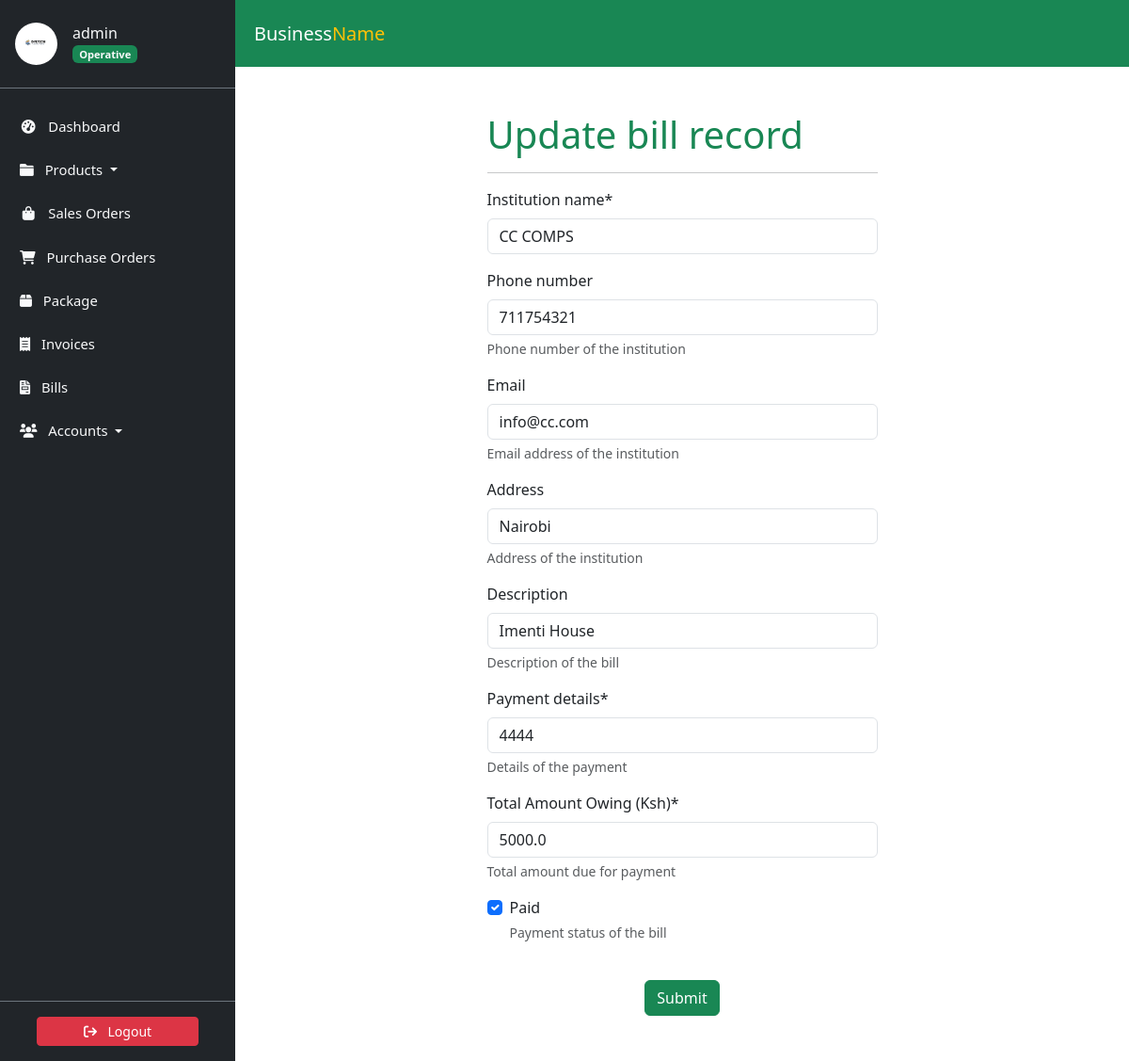
/bills/bill/bill/update/ (signed in), run on the app's committed database.
### accounts/models.py (models this page shows, shortened)
class Profile(models.Model):
    user = models.OneToOneField(
        User, on_delete=models.CASCADE, verbose_name='User'
    )
    slug = AutoSlugField(
        unique=True,
        verbose_name='Account ID',
        populate_from='email'
    )
    profile_picture = ProcessedImageField(
        default='profile_pics/default.jpg',
        upload_to='profile_pics',
        format='JPEG',
        processors=[ResizeToFill(150, 150)],
        options={'quality': 100}
    )
    telephone = PhoneNumberField(
        null=True, blank=True, verbose_name='Telephone'
    )
    email = models.EmailField(
        max_length=150, blank=True, null=True, verbose_name='Email'
    )
    first_name = models.CharField(
        max_length=30, blank=True, verbose_name='First Name'
    )
    last_name = models.CharField(
        max_length=30, blank=True, verbose_name='Last Name'
    )
    status = models.CharField(
        choices=STATUS_CHOICES,
        max_length=12,
        default='INA',
        verbose_name='Status'
    )
    role = models.CharField(
        choices=ROLE_CHOICES,
        max_length=12,
        blank=True,
        null=True,
        verbose_name='Role'
    )
    class Meta:
        ordering = ['slug']
        verbose_name = 'Profile'
        verbose_name_plural = 'Profiles'

### bills/models.py (models this page shows, shortened)
class Bill(models.Model):
    slug = AutoSlugField(unique=True, populate_from='date')
    date = models.DateTimeField(
        auto_now_add=True,
        verbose_name='Date (e.g., 2022/11/22)'
    )
    institution_name = models.CharField(
        max_length=30,
        blank=False,
        null=False
    )
    phone_number = models.PositiveIntegerField(
        blank=True,
        null=True,
        help_text='Phone number of the institution'
    )
    email = models.EmailField(
        blank=True,
        null=True,
        help_text='Email address of the institution'
    )
    address = models.CharField(
        max_length=255,
        blank=True,
        null=True,
        help_text='Address of the institution'
    )
    description = models.CharField(
        max_length=255,
        blank=True,
        null=True,
        help_text='Description of the bill'
    )
    payment_details = models.CharField(
        max_length=255,
        blank=False,
        null=False,
        help_text='Details of the payment'
    )
    amount = models.FloatField(
        verbose_name='Total Amount Owing (Ksh)',
        help_text='Total amount due for payment'
    )
    status = models.BooleanField(
        default=False,
        verbose_name='Paid',
        help_text='Payment status of the bill'
    )

### bills/views.py (the view, shortened to what this page needs)
class BillUpdateView(LoginRequiredMixin, UserPassesTestMixin, UpdateView):
    model = Bill
    template_name = 'bills/billupdate.html'
    fields = [
        'institution_name',
        'phone_number',
        'email',
        'address',
        'description',
        'payment_details',
        'amount',
        'status'
    ]
    def test_func(self):
        return self.request.user.profile in Profile.objects.all()

### bills/templates/bills/billupdate.html (shortened to what this page needs)
{% extends "store/base.html" %}
{% load static %}
{% load crispy_forms_tags %}
{% block title %}Update bill record{%endblock title%}{% block content %}
<div class="col container p-5">
    <div class="row">
        <div class="col-md-3 col-lg-3"></div>
          <div class="col-md-6 col-lg-6">
            <form method="POST" enctype="multipart/form-data">
                <section class="section-bg" id="plans">
                    <fieldset class="form-group">
                        <header class="section-header">
                            <h1 class="text-success">Update bill record</h1>
                            <hr>
                        </header>
                        {{ form.media }} {{ form|crispy }}
                    </fieldset>
                </section>
                <div class="form-group mt-4 text-center">
                    <button class="btn btn-success" type="submit">Submit</button>
                </div>
            </form>
        </div>
        <div class="col-md-3 col-lg-3"></div>
    </div>
</div>
{% endblock content %}

### store/templates/store/sidebar.html (shortened to what this page needs)
<link href="https://cdn.jsdelivr.net/npm/bootstrap@5.3.3/dist/css/bootstrap.min.css" rel="stylesheet">
<link href="https://cdnjs.cloudflare.com/ajax/libs/font-awesome/6.0.0-beta3/css/all.min.css" rel="stylesheet">
<aside class="sidebar position-fixed top-0 left-0 overflow-auto h-100 bg-dark text-light" id="show-side-navigation1">
    <div class="sidebar-header d-flex align-items-center px-3 py-4 border-bottom border-secondary">
        <a href="{% url 'user-profile' %}" class="d-flex align-items-center text-decoration-none text-light">
            <img class="rounded-circle img-fluid" id="sidebar-img" width="45" src="{{ request.user.profile.profile_picture.url }}" alt="Profile Picture" />
            <div class="ms-3">
                <h5 class="fs-6 mb-0">
                    {{ request.user.username }}{% if request.user.profile.role == 'AD' %} <i class="fa-solid fa-circle-check text-success"></i>{% endif %}
                </h5>
                <span class="badge bg-success text-light">
                    {% if request.user.profile.role == 'AD' %}
                        Admin
                    {% elif request.user.profile.role == 'EX' %}
                        Executive
                    {% else %}
                        Operative
                    {% endif %}
                </span>
            </div>
        </a>
    </div>
    <div class="nav-container">
        <ul class="nav flex-column mt-3">
            <li class="nav-item mb-2">
                <a class="nav-link text-light {% if request.resolver_match.url_name == 'dashboard' %}active{% endif %}" href="{% url 'dashboard' %}">
                    <i class="fa fa-tachometer-alt fa-fw me-2"></i> Dashboard
                </a>
            </li>
            <li class="nav-item mb-2 dropdown">
                <a class="nav-link text-light {% if request.resolver_match.url_name == 'productslist' %}active{% endif %} dropdown-toggle" href="#" id="productsDropdown" role="button" data-bs-toggle="dropdown" aria-expanded="false">
                    <i class="fa fa-folder me-2"></i> Products
                </a>
            </li>
            <li class="nav-item mb-2">
                <a class="nav-link text-light {% if request.resolver_match.url_name == 'saleslist' %}active{% endif %}" href="{% url 'saleslist' %}">
                    <i class="fa fa-shopping-bag fa-fw me-2"></i> Sales Orders
                </a>
            </li>
            <li class="nav-item mb-2">
                <a class="nav-link text-light {% if request.resolver_match.url_name == 'purchaseslist' %}active{% endif %}" href="{% url 'purchaseslist' %}">
                    <i class="fa fa-shopping-cart me-2"></i> Purchase Orders
                </a>
            </li>
            <li class="nav-item mb-2">
                <a class="nav-link text-light {% if request.resolver_match.url_name == 'deliveries' %}active{% endif %}" href="{% url 'deliveries' %}">
                    <i class="fa-solid fa-box me-2"></i> Package
                </a>
            </li>
            <li class="nav-item mb-2">
                <a class="nav-link text-light {% if request.resolver_match.url_name == 'invoicelist' %}active{% endif %}" href="{% url 'invoicelist' %}">
                    <i class="fa-solid fa-receipt me-2"></i> Invoices
                </a>
            </li>
            <li class="nav-item mb-2">
                <a class="nav-link text-light {% if request.resolver_match.url_name == 'bill_list' %}active{% endif %}" href="{% url 'bill_list' %}">
                    <i class="fa-solid fa-file-invoice me-2"></i> Bills
                </a>
            </li>
            <li class="nav-item mb-2 dropdown">
                <a class="nav-link text-light  dropdown-toggle" href="#" id="accountsDropdown" role="button" data-bs-toggle="dropdown" aria-expanded="false">
                    <i class="fa fa-users me-2"></i> Accounts
                </a>
            </li>
        </ul>
    </div>
    <div class="sidebar-footer position-absolute bottom-0 w-100 text-center py-3 bg-dark border-top border-secondary">
        <form action="{% url 'user-logout' %}" method="post">
            <button type="submit" class="btn btn-danger btn-sm w-75">
                <i class="fa fa-sign-out me-2"></i> Logout
            </button>
        </form>
    </div>
</aside>

### static/css/style.css (style rules this page uses)
:root { --dk-gray-100: #f3f4f6; --dk-gray-200: #e5e7eb; --dk-gray-300: #d1d5db; --dk-gray-400: #9ca3af; --dk-gray-500: #6b7280; --dk-gray-600: #4b5563; --dk-gray-700: #374151; --dk-gray-800: #1f2937; --dk-gray-900: #111827; --dk-dark-bg: #313348; --dk-darker-bg: #2a2b3d; --navbar-bg-color: #6f6486; --sidebar-bg-color: #252636; --sidebar-width: 250px; --sidebar-expanded-width: 230px; --sidebar-collapsed-width: 100px; --sidebar-header-bg: #212529; --nav-link-color: #adb5bd; --nav-link-active-bg: #495057; --dropdown-menu-bg: #495057; --dropdown-item-color: #adb5bd; --dropdown-item-active-bg: #6c757d; --sidebar-separator-bg: #4caf50; --logo-separator-height: 60px; --sidebar-item-height: 50px; --submenu-item-height: 45px; }
* { margin: 0; padding: 0; box-sizing: border-box; }
body { font-family: "Inter", sans-serif; background-color: #fff; }
a { text-decoration: none; }
.sidebar { font-size: 0.925rem; background-color: var(--sidebar-bg-color); width: var(--sidebar-width); transition: width 0.3s ease-in-out; z-index: 9999999; }
.sidebar .sidebar-header { background-color: var(--sidebar-header-bg); border-bottom: 1px solid #2a2b3c; }
.sidebar ul > li > a { color: var(--dk-gray-400); text-decoration: none; }

### store/templates/store/sidebar.html (style rules this page uses)
.sidebar { width: 250px; background-color: #343a40; color: #fff; position: fixed; top: 0; bottom: 0; display: flex; flex-direction: column; }
.sidebar-header { background-color: #212529; }
.nav-container { flex: 1; overflow-y: auto; padding: 5px; }
.nav-link { color: #adb5bd; }
.sidebar-footer { background-color: #212529; text-align: center; padding: 10px; }

### data on the page
Bill: institution_name "CC COMPS", phone_number "711754321", email "info@cc.com", address "Nairobi", description "Imenti House", payment_details "4444", amount "5000.0", status "☑"

### other printed values
{{ request.user.username }} "admin"
